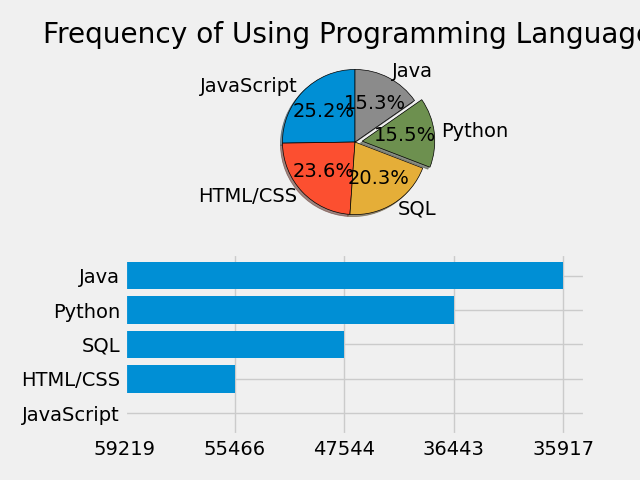

Recreate this plot in Python.
from matplotlib import pyplot as plt

plt.style.use("fivethirtyeight")

slices = [59219, 55466, 47544, 36443, 35917]
labels = ['JavaScript', 'HTML/CSS', 'SQL', 'Python', 'Java']
explode = [0, 0, 0, 0.1, 0]

fig, (ax1, ax2) = plt.subplots(nrows = 2, ncols = 1, sharex = False)

ax1.pie(slices, labels=labels, explode=explode, shadow=True,
        startangle=90, autopct='%1.1f%%',
        wedgeprops={'edgecolor': 'black'})

s_slices = []
for s in slices:
	s_slices.append(str(s))

ax2.barh(labels, s_slices)

ax1.set_title("Frequency of Using Programming Languages")
plt.tight_layout()
plt.show()

fig.savefig("finished_code.png")